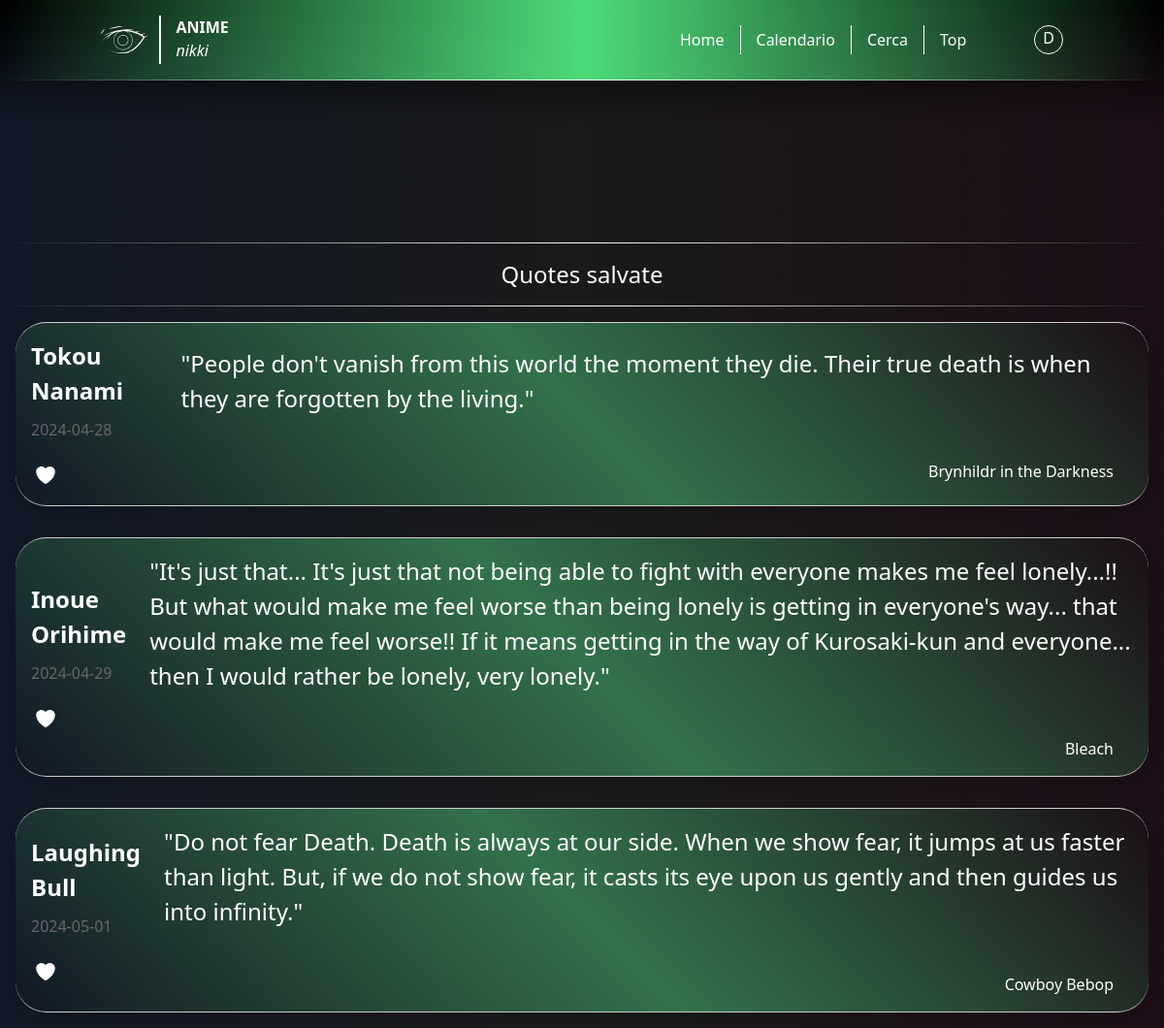
Page /favquotes (signed in) on the committed database.
### tables this page shows
CREATE TABLE user_quotes (
    user_id INTEGER,
    quote_id INTEGER,
    PRIMARY KEY (user_id, quote_id),
    FOREIGN KEY (user_id) REFERENCES users(id),
    FOREIGN KEY (quote_id) REFERENCES quotes(quote_id)
);

CREATE TABLE quotes (
    quote_id INTEGER PRIMARY KEY AUTOINCREMENT,
    user_id INTEGER,
    anime TEXT,
    character VARCHAR(32),
    quote TEXT,
    date DATE DEFAULT CURRENT_DATE,
    FOREIGN KEY (user_id) REFERENCES users(user_id)
);

### app.py (the view)
@app.route('/favquotes')
def favquotes():
    conn = sq.connect('anime.sqlite3')
    cur = conn.cursor()
    cur.execute('''
                SELECT * FROM quotes
                    JOIN user_quotes ON quotes.quote_id = user_quotes.quote_id
                WHERE
                    user_quotes.user_id = ?
                ''', (session.get('username'),))
    data = cur.fetchall()
    conn.close()
    data = [list(row) for row in data]
    formatted_data = [{'id': row[0], 'anime': row[2], 'character': row[3], 'quote': row[4], 'date': row[5]} for row in data]
    return render_template('favquotes.html', data=formatted_data, username=session.get('username', None))

### templates/favquotes.html (shortened to what this page needs)
<!DOCTYPE html>
<html lang="en">
<head>
    <script src="https://cdn.tailwindcss.com"></script>
    <link rel="stylesheet" href="../static/css/home.css">
</head>
<body>
    {% include 'headerq.html' %}
    <main>
        <div class="home-spacing"></div>
        <div class="anime-fullcontainer">
            <div class="separator"></div>
            <h1 class="flex justify-center py-4 title text-2xl">Quotes salvate</h1>
            <div class="separator"></div>
            {% for item in data %}
                <div class="card">
                    <div class="basic-info">
                        <div class="title-date">
                            <div class="anime-title">
                                <h1 id="character-source">{{item.character}}</h1>
                            </div>
                        </div>
                        <div class="anime-description">
                            <p id="date"> {{item.date}}</p>
                        </div>
                        <div class="favourites">
                            <button class="favourite-btn" onclick="switchIcon(this)" id="{{item.id}}" data-user="{{username}}">
                            </button>
                        </div>
                    </div>
                    <div class="genres">
                        <div class="anime-info info-genres">
                            <h3 id="anime-quote">"{{ item.quote }}"</h3>
                        </div>
                        <h2 class="text-right px-5"><a href="{{url_for('get_item_by_name', name=item.anime, is_anime=true)}}">{{item.anime}}</a></h2>
                    </div>
                </div>
            {% endfor %}
        </div>
    </main>
</body>
</html>

### templates/headerq.html (shortened to what this page needs)
<nav class="quote-nav">
    <div class="container mx-auto px-4">
        <div class="flex items-center justify-between py-4">
            <div class="logo">
                <div id="svg-container"></div>
                <div class="headerDivider"></div>
                <div class="logo-name">
                    <h1 class="ali anime text-white-600">ANIME</h1>
                    <h1 class="ali nikki">nikki</h1>
                </div>
            </div>
            <ul class="flex-container space-x-4">
                <li><a href="{{url_for('home')}}" class="text-white hover:text-gray-200">Home</a></li>
                <li><a href="{{url_for('calendar')}}" class="text-white hover:text-gray-200">Calendario</a></li>
                <li><a href="{{url_for('search')}}" class="text-white hover:text-gray-200">Cerca</a></li>
                <li>
                    <div class="sidebar">
                        <a href="" class="text-white hover:text-gray-200">Top</a>
                    </div>
                </li>
                <li>
                    <div class="user-sidebar">
                        <div class="username-circle">{{ username[0] }}</div>
                    </div>
                </li>
            </ul>
        </div>
    </div>
    <div class="separator"></div>
</nav>
<div class="nav-shadow pointer-events-none"></div>

### static/css/home.css (style rules this page uses)
body { background: linear-gradient(90deg, #111827, #1a1a1a, #1c0e16) no-repeat; background-attachment: fixed; background-size: cover; color: #ffffff; }
.headerDivider { border-left: 0.5px solid; border-right: 0.5px solid; height: 50px; }
svg { width: 100%; height: 100%; animation: fadeIn 1s; }
#svg-container { width: 50px; height: 50px; }
.logo { width: 100%; height: 100%; display: flex; gap: 10px; color: #ffffff; }
.anime { animation: fadeIn-translate 1s; font-weight: bolder; transform: translateX(10%); }
.nikki { animation: fadeIn-translate 1.5s; transform: translateX(10%); font-style: italic; }
.logo-name { vertical-align: middle; }
nav { background: linear-gradient(90deg, #111827, transparent, transparent, transparent, transparent, #111827) no-repeat; width: 100%; position: fixed; box-shadow: #111827; z-index: 20; }
.separator { background: linear-gradient(90deg, transparent, white, transparent); height: 1px; padding: 0 10px; }
.flex-container { display: flex; list-style: none; padding: 0; align-items: center; }
.card { border: 1px solid #ccc; background: linear-gradient(45deg, transparent, #181D3C, transparent); border-radius: 32px; border-left: 0px; border-right: 0px; padding: 16px; margin-bottom: 16px; box-shadow: 0 4px 8px rgba(0, 0, 0, 0.1); transition: box-shadow 0.3s ease; display: flex; justify-content: left; align-items: center; }
.card h3, .card2 h3 { font-size: 1.5rem; margin-bottom: 8px; }
.card p, .card2 p { font-size: 1rem; color: #666; }
.title-date { display: flex; justify-content: space-between; align-items: center; }
.anime-fullcontainer { display: flex; flex-direction: column; width: 100%; left: 0px; }
.nav-shadow { z-index: 15; position: fixed; width: 100%; height: 250px; background: linear-gradient(#000000, transparent, transparent); }
.home-spacing { z-index: 0; position: relative; width: 100%; height: 250px; background: transparent; }
.title { width: 100%; text-align: center; animation: fadeIn-translate2 1s; }
.quote-nav { background: linear-gradient(90deg, transparent, #4cdb79, transparent); }
.favourites { width: 30px; height: 30px; }

### rows in the picture
user_quotes: character "Tokou Nanami", date "2024-04-28", quote "People don't vanish from this world the moment they die. Their true death is when they are forgotten by the living.", anime "Brynhildr in the Darkness"
user_quotes: character "Inoue Orihime", date "2024-04-29", quote "It's just that... It's just that not being able to fight with everyone makes me feel lonely...!! But what would make me feel worse than being lonely is getting in everyone's way... that would make me feel worse!! If it means getting in the way of Kurosaki-kun and everyone... then I would rather be lonely, very lonely.", anime "Bleach"
user_quotes: character "Laughing Bull", date "2024-05-01", quote "Do not fear Death. Death is always at our side. When we show fear, it jumps at us faster than light. But, if we do not show fear, it casts its eye upon us gently and then guides us into infinity.", anime "Cowboy Bebop"

### other values in the picture
{{ username[0] }} "D"
